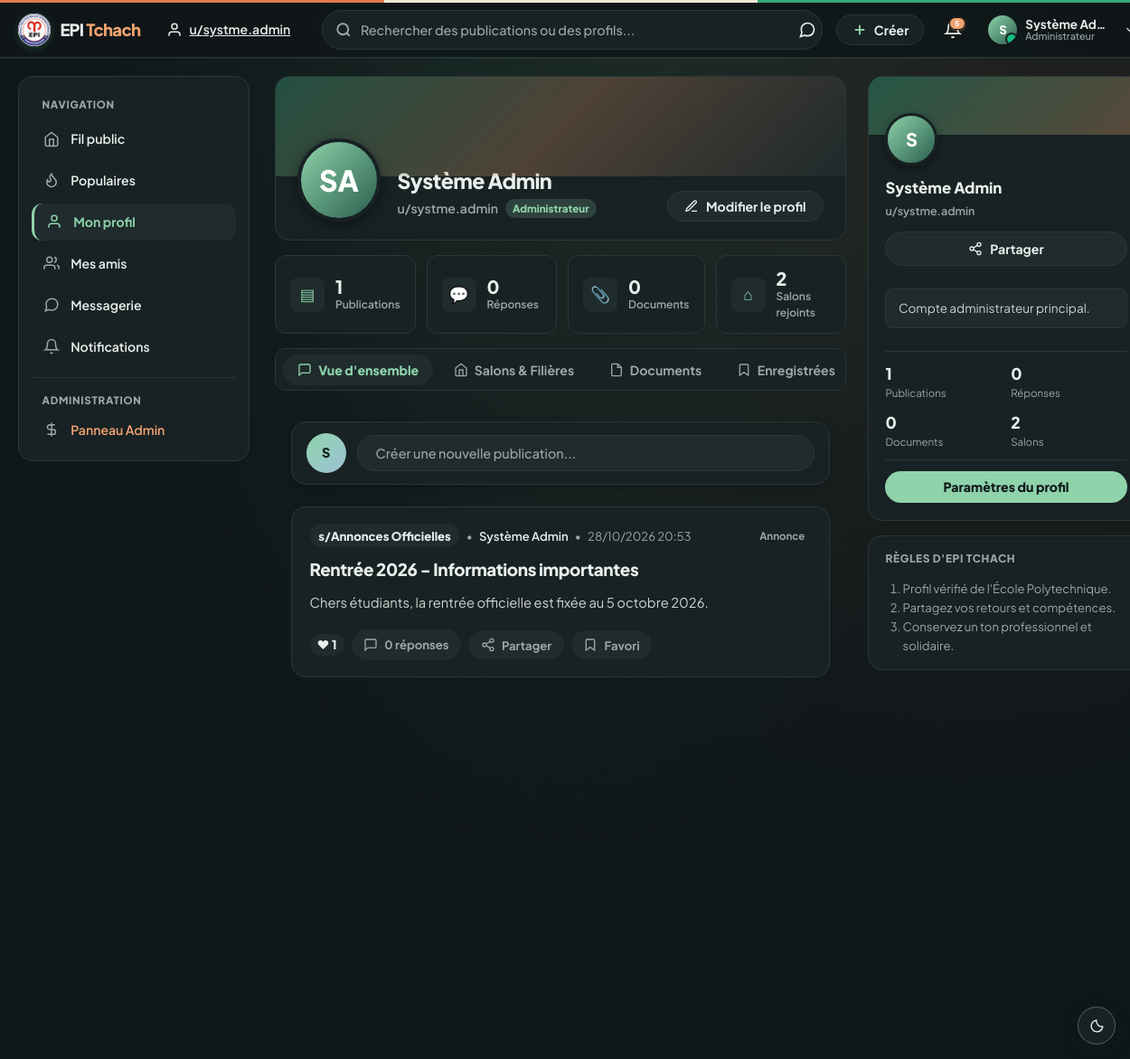
/profile (signed in), run on the app's committed database.
### tables this page shows
CREATE TABLE `utilisateurs` (
  `id` int unsigned NOT NULL AUTO_INCREMENT,
  `nom` varchar(100) NOT NULL,
  `prenom` varchar(100) NOT NULL,
  `email` varchar(150) NOT NULL,
  `mot_de_passe` varchar(255) NOT NULL,
  `avatar_url` varchar(255) DEFAULT NULL,
  `biographie` text,
  `filiere` varchar(150) DEFAULT NULL,
  `modules_enseignes` text,
  `role` enum('etudiant','professeur','administrateur') NOT NULL DEFAULT 'etudiant',
  `est_actif` tinyint(1) NOT NULL DEFAULT '1',
  `date_inscription` datetime NOT NULL DEFAULT CURRENT_TIMESTAMP,
  `derniere_connexion` datetime DEFAULT NULL,
  `derniere_activite` datetime DEFAULT NULL,
  `filiere_id` int unsigned DEFAULT NULL,
  PRIMARY KEY (`id`),
  UNIQUE KEY `email` (`email`),
  KEY `fk_utilisateurs_filiere` (`filiere_id`),
  KEY `idx_utilisateurs_derniere_activite` (`est_actif`,`derniere_activite`),
  CONSTRAINT `fk_utilisateurs_filiere` FOREIGN KEY (`filiere_id`) REFERENCES `filieres` (`id`) ON DELETE SET NULL
);

CREATE TABLE `categories` (
  `id` int unsigned NOT NULL AUTO_INCREMENT,
  `zone_id` int unsigned NOT NULL,
  `nom` varchar(150) NOT NULL,
  `slug` varchar(150) NOT NULL,
  `description` text,
  `ordre` int NOT NULL DEFAULT '0',
  `est_active` tinyint(1) NOT NULL DEFAULT '1',
  PRIMARY KEY (`id`),
  UNIQUE KEY `unique_slug_zone` (`zone_id`,`slug`),
  CONSTRAINT `categories_ibfk_1` FOREIGN KEY (`zone_id`) REFERENCES `zones` (`id`) ON DELETE CASCADE
);

CREATE TABLE `publications` (
  `id` int unsigned NOT NULL AUTO_INCREMENT,
  `utilisateur_id` int unsigned NOT NULL,
  `categorie_id` int unsigned NOT NULL,
  `titre` varchar(255) NOT NULL,
  `contenu` text NOT NULL,
  `type_publication` enum('discussion','question','annonce') NOT NULL DEFAULT 'discussion',
  `statut` enum('ouvert','resolu','ferme','epingle') NOT NULL DEFAULT 'ouvert',
  `commentaires_fermes` tinyint(1) NOT NULL DEFAULT '0',
  `est_signale` tinyint(1) NOT NULL DEFAULT '0',
  `date_creation` datetime NOT NULL DEFAULT CURRENT_TIMESTAMP,
  `date_modification` datetime DEFAULT NULL ON UPDATE CURRENT_TIMESTAMP,
  PRIMARY KEY (`id`),
  KEY `idx_pub_categorie` (`categorie_id`),
  KEY `idx_pub_utilisateur` (`utilisateur_id`),
  KEY `idx_pub_statut` (`statut`),
  KEY `idx_pub_signale` (`est_signale`),
  KEY `idx_pub_type` (`type_publication`),
  CONSTRAINT `publications_ibfk_1` FOREIGN KEY (`utilisateur_id`) REFERENCES `utilisateurs` (`id`) ON DELETE CASCADE,
  CONSTRAINT `publications_ibfk_2` FOREIGN KEY (`categorie_id`) REFERENCES `categories` (`id`) ON DELETE CASCADE
);

### resources/views/desktop/profile/index.php (the view, shortened to what the rows shown need)
<?php
$base = is_string($baseUrl ?? null) ? $baseUrl : '';
$asset = is_string($assetBase ?? null)
  ? $assetBase
  : ($base !== '' ? $base . '/public/assets' : '/public/assets');
$user = is_array($user ?? null) ? $user : [];
$profilePosts = is_array($profilePosts ?? null) ? $profilePosts : [];
$profileStats = array_merge(
  ['posts' => 0, 'comments' => 0, 'documents' => 0, 'zones' => 0],
  is_array($profileStats ?? null) ? $profileStats : []
);
$sessionNom = $user['nom'] ?? '';
$sessionPrenom = $user['prenom'] ?? '';
$sessionFullName = trim($sessionPrenom . ' ' . $sessionNom);
$sessionRole = $user['role'] ?? 'etudiant';
$sessionBio = $user['biographie'] ?? '';
$initials = strtoupper(mb_substr($sessionPrenom, 0, 1) . mb_substr($sessionNom, 0, 1));
$loggedInUser = is_array($loggedInUser ?? null) ? $loggedInUser : [];
$loggedInName = trim(($loggedInUser['prenom'] ?? $_SESSION['user_prenom'] ?? '') . ' ' . ($loggedInUser['nom'] ?? $_SESSION['user_nom'] ?? ''));
$loggedInRole = $loggedInUser['role'] ?? $_SESSION['user_role'] ?? 'etudiant';
$loggedInInitial = mb_substr((string)($loggedInUser['prenom'] ?? $_SESSION['user_prenom'] ?? ''), 0, 1);
$loggedInHandle = strtolower(preg_replace(
  '/[^a-zA-Z0-9_.]/',
  '',
  (($loggedInUser['prenom'] ?? $_SESSION['user_prenom'] ?? '') ? ($loggedInUser['prenom'] ?? $_SESSION['user_prenom']) . '.' : '')
    . ($loggedInUser['nom'] ?? $_SESSION['user_nom'] ?? '')
));
$isOwnProfile = isset($isOwnProfile)
  ? (bool)$isOwnProfile
  : (isset($_SESSION['user_id'], $user['id']) && (int)$_SESSION['user_id'] === (int)$user['id']);
$roleLabels = [
  'etudiant' => 'Étudiant',
  'professeur' => 'Professeur',
  'moderateur' => 'Modérateur',
  'administrateur' => 'Administrateur',
];
$activeProfileTab = isset($activeProfileTab) ? $activeProfileTab : 'posts';
$userHandle = strtolower(preg_replace('/[^a-zA-Z0-9_.]/', '', ($sessionPrenom ? $sessionPrenom . '.' : '') . $sessionNom));
?>
<!DOCTYPE html>
<html lang="fr">
<head>
  <link rel="stylesheet" href="<?= $asset ?>/css/desktop/community-shell.css" />
  <link rel="stylesheet" href="<?= $asset ?>/css/desktop/salon.css?v=<?= (int)filemtime(ROOT_PATH . '/public/assets/css/desktop/salon.css') ?>" />
  <link rel="stylesheet" href="<?= $asset ?>/css/desktop/profile.css?v=<?= (int)filemtime(ROOT_PATH . '/public/assets/css/desktop/profile.css') ?>" />
  <link rel="stylesheet" href="<?= $asset ?>/css/feedback.css" />
  <?php include ROOT_PATH . '/resources/views/partials/theme-head.php'; ?>
</head>
<body class="community-shell community-salon community-profile" data-base-url="<?= htmlspecialchars($base, ENT_QUOTES, 'UTF-8') ?>">
  <header class="epi-topbar">
    <div class="epi-topbar-inner">
      <div class="epi-topbar-left">
        <a class="epi-community-pill" href="<?= $base ?>/profile">
          <svg width="18" height="18" viewBox="0 0 24 24" fill="none" stroke="currentColor" stroke-width="2"><path d="M20 21v-2a4 4 0 0 0-4-4H8a4 4 0 0 0-4 4v2"/><circle cx="12" cy="7" r="4"/></svg>
          <span>u/<?= htmlspecialchars($loggedInHandle) ?></span>
        </a>
      </div>
      <div class="epi-topbar-right">
        <div class="epi-user-menu-wrapper">
          <button type="button" class="epi-profile-pill" id="userMenuToggle" aria-label="Menu du profil utilisateur" aria-haspopup="true" aria-expanded="false">
            <div class="epi-avatar-bubble">
              <span class="epi-avatar-fallback"><?= htmlspecialchars($loggedInInitial) ?></span>
              <span class="epi-status-dot" aria-label="En ligne"></span>
            </div>
            <div class="epi-profile-info">
              <span class="epi-profile-name"><?= htmlspecialchars($loggedInName) ?></span>
              <span class="epi-profile-role"><?= htmlspecialchars($roleLabels[$loggedInRole] ?? ucfirst($loggedInRole)) ?></span>
            </div>
          </button>
        </div>
      </div>
    </div>
  </header>
  <div class="epi-salon-grid">
    <main class="epi-main-feed">
      <div class="epi-profile-header-card">
        <div class="epi-profile-header-body">
          <div class="epi-profile-identity">
            <div class="epi-profile-avatar-large">
              <span class="profile-dynamic-initials"><?= htmlspecialchars($initials) ?></span>
            </div>
            <div class="epi-profile-names">
              <h1 class="epi-profile-fullname profile-dynamic-name"><?= htmlspecialchars($sessionFullName) ?></h1>
              <div class="epi-profile-handle">
                <span>u/<?= htmlspecialchars($userHandle) ?></span>
                <span class="epi-profile-role-badge"><?= htmlspecialchars($roleLabels[$sessionRole] ?? ucfirst($sessionRole)) ?></span>
              </div>
            </div>
          </div>
        </div>
      </div>
      <div class="epi-profile-stats-bar">
        <div class="epi-profile-stat-box">
          <div>
            <div class="epi-stat-num" id="statSubjectsCount"><?= (int)$profileStats['posts'] ?></div>
            <div class="epi-stat-title">Publications</div>
          </div>
        </div>
        <div class="epi-profile-stat-box">
          <div>
            <div class="epi-stat-num"><?= (int)$profileStats['zones'] ?></div>
            <div class="epi-stat-title">Salons rejoints</div>
          </div>
        </div>
      </div>
      <div class="tab-content epi-tab-panel <?= $activeProfileTab === 'posts' ? 'active is-active' : '' ?>" id="tab-posts">
        <?php if ($isOwnProfile): ?>
          <div class="epi-quick-composer" style="margin-bottom:0.5rem;">
            <div class="epi-composer-avatar">
              <span class="epi-avatar-fallback profile-dynamic-initials"><?= htmlspecialchars(mb_substr($initials, 0, 1)) ?></span>
            </div>
            <button type="button" class="epi-composer-dummy-input" data-open-create-post-modal>
              Créer une nouvelle publication...
            </button>
          </div>
        <?php endif; ?>
        <div class="posts-feed" id="postsFeedList" style="display:flex; flex-direction:column; gap:0.85rem;">
          <?php if (!$profilePosts): ?>
            <div class="epi-empty-state-box">
              <div class="epi-empty-mascot-circle">
                <svg width="40" height="40" viewBox="0 0 24 24" fill="none" stroke="currentColor" stroke-width="2"><circle cx="12" cy="12" r="10"/><circle cx="9" cy="9" r="1.5"/><circle cx="15" cy="9" r="1.5"/><path d="M8 15s1.5 2 4 2 4-2 4-2"/></svg>
              </div>
              <h3><?= $isOwnProfile ? "Tu n'as pas encore de publications" : "Cet utilisateur n'a pas encore de publications" ?></h3>
              <p><?= $isOwnProfile
                ? "Dès que tu commenceras à publier dans une communauté, le contenu s'affichera ici."
                : "Les publications de cet utilisateur apparaîtront ici." ?></p>
              <?php if ($isOwnProfile): ?>
                <button type="button" class="epi-btn-submit" data-open-create-post-modal style="margin-top:0.5rem;">
                  + Créer une publication
                </button>
              <?php endif; ?>
            </div>
          <?php else: ?>
            <?php foreach ($profilePosts as $post): ?>
              <article class="epi-post-card" data-profile-post data-live-publication-id="<?= (int)$post['id'] ?>"
                data-category-id="<?= (int)$post['category_id'] ?>"
                data-post-status="<?= !empty($post['est_signale']) ? 'reported' : (in_array($post['statut'], ['ferme', 'resolu'], true) ? 'closed' : 'visible') ?>">
                <div class="epi-card-header">
                  <div class="epi-card-meta">
                    <span class="epi-salon-tag">s/<?= htmlspecialchars($post['category_name']) ?></span>
                    <span>•</span>
                    <span class="epi-author-badge"><?= htmlspecialchars($sessionFullName) ?></span>
                    <span>•</span>
                    <span><?= htmlspecialchars(date('d/m/Y H:i', strtotime($post['date_creation']))) ?></span>
                  </div>
                  <div class="epi-post-badges">
                    <span class="epi-status-pill"><?= htmlspecialchars(ucfirst($post['type_publication'])) ?></span>
                  </div>
                </div>
                <h2 class="epi-post-title">
                  <a href="<?= $base ?>/publication/<?= (int)$post['id'] ?>"><?= htmlspecialchars($post['titre']) ?></a>
                </h2>
                <div class="epi-post-body">
                  <?= nl2br(htmlspecialchars(mb_strimwidth(strip_tags($post['contenu']), 0, 360, '…'))) ?>
                </div>
                <div class="epi-card-actions">
                  <div class="epi-vote-capsule">
                    <span class="epi-vote-count">♥ <span data-live-likes><?= (int)$post['likes_count'] ?></span></span>
                  </div>
                  <a class="epi-pill-btn post-discussion-button" href="<?= $base ?>/publication/<?= (int)$post['id'] ?>" aria-label="Commentaires" title="Commentaires">
                    <svg width="16" height="16" viewBox="0 0 24 24" fill="none" stroke="currentColor" stroke-width="2"><path d="M21 15a2 2 0 0 1-2 2H7l-4 4V5a2 2 0 0 1 2-2h14a2 2 0 0 1 2 2z"/></svg>
                    <span><span data-live-comment-count><?= (int)$post['comments_count'] ?></span><span class="epi-action-label"> réponses</span></span>
                  </a>
                  <button type="button" class="epi-pill-btn epi-share-btn" data-share-url="<?= $base ?>/publication/<?= (int)$post['id'] ?>" aria-label="Partager" title="Partager">
                    <svg width="16" height="16" viewBox="0 0 24 24" fill="none" stroke="currentColor" stroke-width="2"><circle cx="18" cy="5" r="3"/><circle cx="6" cy="12" r="3"/><circle cx="18" cy="19" r="3"/><line x1="8.59" y1="13.51" x2="15.42" y2="17.49"/><line x1="15.41" y1="6.51" x2="8.59" y2="10.49"/></svg>
                    <span>Partager</span>
                  </button>
                  <?php if ($isOwnProfile): ?>
                    <form action="<?= $base ?>/salon/save" method="post" style="display:inline;">
                      <button class="epi-pill-btn epi-save-post-btn <?= !empty($post['saved_id']) ? 'is-saved' : '' ?>" type="submit" aria-label="<?= !empty($post['saved_id']) ? 'Retirer des favoris' : 'Ajouter aux favoris' ?>" title="<?= !empty($post['saved_id']) ? 'Retirer des favoris' : 'Ajouter aux favoris' ?>">
                        <svg width="16" height="16" viewBox="0 0 24 24" fill="<?= !empty($post['saved_id']) ? 'currentColor' : 'none' ?>" stroke="currentColor" stroke-width="2"><path d="M19 21l-7-5-7 5V5a2 2 0 0 1 2-2h10a2 2 0 0 1 2 2z"/></svg>
                        <span><?= !empty($post['saved_id']) ? 'En favori' : 'Favori' ?></span>
                      </button>
                    </form>
                  <?php endif; ?>
                </div>
              </article>
            <?php endforeach; ?>
          <?php endif; ?>
        </div>
      </div>
    </main>
    <aside class="epi-sidebar-right">
      <div class="epi-profile-user-card">
        <div class="epi-card-user-info">
          <div class="epi-user-avatar-mini-float">
            <span class="profile-dynamic-initials"><?= htmlspecialchars(mb_substr($initials, 0, 1)) ?></span>
          </div>
          <div class="epi-user-name-box">
            <strong class="profile-dynamic-name"><?= htmlspecialchars($sessionFullName) ?></strong>
            <span>u/<?= htmlspecialchars($userHandle) ?></span>
          </div>
          <button type="button" class="epi-card-action-btn" id="shareProfileBtn" onclick="navigator.clipboard.writeText(window.location.href); alert('Lien du profil copié !');">
            <svg width="16" height="16" viewBox="0 0 24 24" fill="none" stroke="currentColor" stroke-width="2"><circle cx="18" cy="5" r="3"/><circle cx="6" cy="12" r="3"/><circle cx="18" cy="19" r="3"/><line x1="8.59" y1="13.51" x2="15.42" y2="17.49"/><line x1="15.41" y1="6.51" x2="8.59" y2="10.49"/></svg>
            <span>Partager</span>
          </button>
          <p class="epi-user-bio-text profile-dynamic-bio">
            <?= htmlspecialchars($sessionBio ?: 'Aucune présentation renseignée pour le moment.') ?>
          </p>
          <div class="epi-user-stats-grid">
            <div>
              <div style="font-size:1.1rem; font-weight:800; color:var(--community-text);"><?= (int)$profileStats['posts'] ?></div>
              <div style="font-size:0.72rem; color:var(--community-muted);">Publications</div>
            </div>
            <div>
            </div>
            <div>
            </div>
            <div>
              <div style="font-size:1.1rem; font-weight:800; color:var(--community-text);"><?= (int)$profileStats['zones'] ?></div>
              <div style="font-size:0.72rem; color:var(--community-muted);">Salons</div>
            </div>
          </div>
          <?php if ($isOwnProfile): ?>
            <button type="button" class="epi-card-action-btn primary open-profile-edit-modal">
              Paramètres du profil
            </button>
          <?php endif; ?>
        </div>
      </div>
    </aside>
  </div>
</body>
</html>

### data on the page
utilisateurs: loggedInHandle "systme.admin", prenom "S", loggedInName "Système Ad…", role "Administrateur", initials "SA", sessionFullName "Système Admin", userHandle "systme.admin", mb_substr($initials, 0, 1) "S", biographie "Compte administrateur principal."
categories: zone "1", id "2"
publications: categorie.nom "Annonces Officielles", utilisateur.nom "Système Admin", date_creation "28/10/2026 20:53", type_publication "Annonce", titre "Rentrée 2026 - Informations importantes", contenu "Chers étudiants, la rentrée officielle est fixée au 5 octobre 2026.", likes_count "1", comments_count "0"

### other printed values
$unreadCount "5"
$profileStats['comments'] "0"
$profileStats['documents'] "0"
